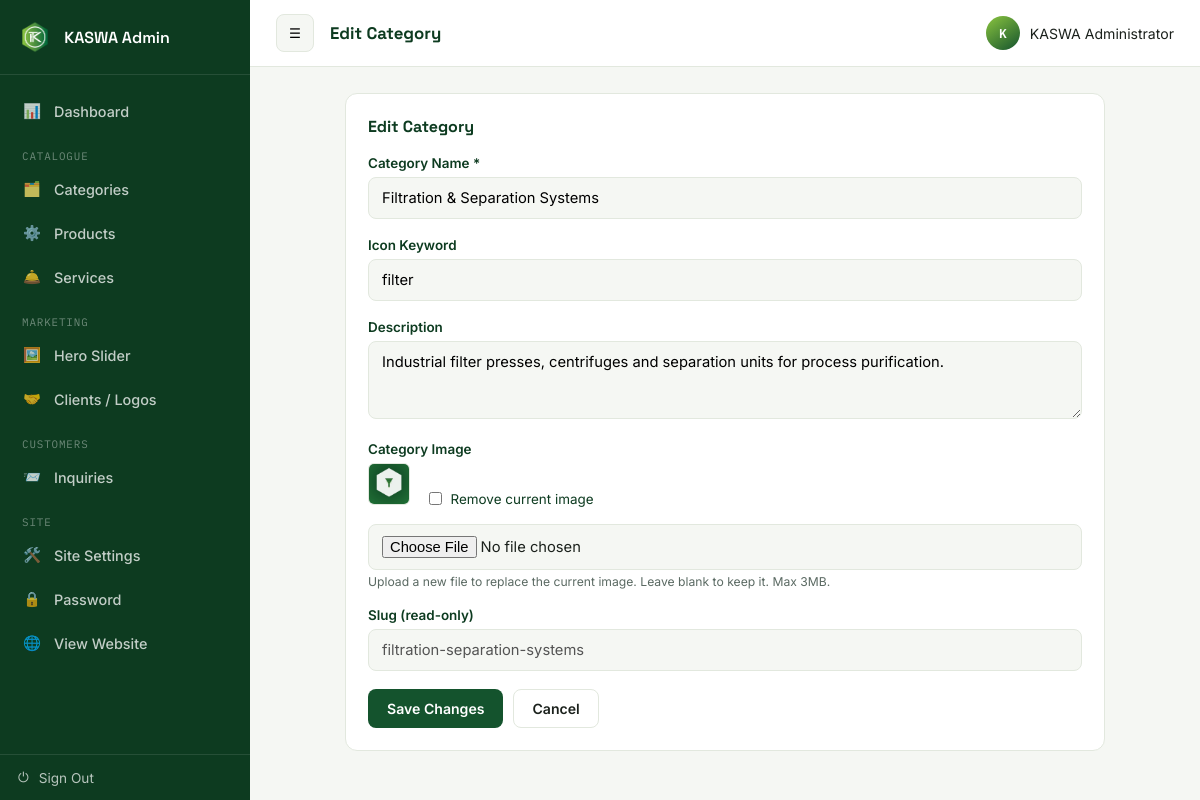
The page /admin/category-edit.php?id=3 (signed in) on the database its author committed.
### tables this page shows
CREATE TABLE `categories` (
  `id` int(11) NOT NULL,
  `name` varchar(150) NOT NULL,
  `slug` varchar(160) NOT NULL,
  `description` text DEFAULT NULL,
  `icon` varchar(100) DEFAULT 'flask',
  `image` varchar(255) DEFAULT NULL,
  `sort_order` int(11) DEFAULT 0,
  `status` tinyint(1) DEFAULT 1,
  `created_at` timestamp NOT NULL DEFAULT current_timestamp()
);

### admin/category-edit.php (the view, shortened to what this page needs)
<?php
require_once __DIR__ . '/includes/auth.php';
$id = (int)($_GET['id'] ?? 0);
$stmt = $pdo->prepare("SELECT * FROM categories WHERE id = ?");
$stmt->execute([$id]);
$category = $stmt->fetch();
require_once __DIR__ . '/includes/page-head.php';
?>
<div class="card card-medium">
    <div class="card-head"><h3>Edit Category</h3></div>
    <form method="post" enctype="multipart/form-data">
        <div class="form-group"><label>Category Name *</label><input type="text" name="name" required value="<?= htmlspecialchars($category['name']) ?>"></div>
        <div class="form-group"><label>Icon Keyword</label><input type="text" name="icon" value="<?= htmlspecialchars($category['icon']) ?>"></div>
        <div class="form-group"><label>Description</label><textarea name="description" rows="3"><?= htmlspecialchars($category['description']) ?></textarea></div>
        <div class="form-group">
            <label>Category Image</label>
            <?php if (!empty($category['image']) && file_exists(__DIR__ . '/../uploads/categories/' . $category['image'])): ?>
                <div style="margin-bottom:10px;">
                    <img class="thumb-sm" src="../uploads/categories/<?= htmlspecialchars($category['image']) ?>" alt="">
                    <label style="display:inline-flex; align-items:center; gap:6px; font-weight:400; margin-left:10px;">
                        <input type="checkbox" name="remove_image" value="1" style="width:auto;"> Remove current image
                    </label>
                </div>
            <?php endif; ?>
            <input type="file" name="image" accept=".jpg,.jpeg,.png,.webp" data-preview="#catImgPreview">
            <p class="hint">Upload a new file to replace the current image. Leave blank to keep it. Max 3MB.</p>
        </div>
        <div class="form-group"><label>Slug (read-only)</label><input type="text" value="<?= htmlspecialchars($category['slug']) ?>" disabled></div>
        <div class="form-actions">
            <button type="submit" class="btn btn-primary">Save Changes</button>
            <a href="categories.php" class="btn btn-outline">Cancel</a>
        </div>
    </form>
</div>
<?php require_once __DIR__ . '/includes/page-foot.php'; ?>

### admin/assets/css/admin.css (style rules this page uses)
:root { --forest: #14532d; --forest-dark: #0d3b20; --leaf: #4d9e35; --lime: #8bc53f; --graphite: #1b211c; --paper: #f5f7f3; --steel: #5b6a63; --steel-light: #e2e8de; --white: #ffffff; --danger: #d1453b; --sidebar-w: 250px; --sidebar-w-collapsed: 76px; --font-display: 'Space Grotesk', sans-serif; --font-body: 'Inter', sans-serif; --font-mono: 'IBM Plex Mono', monospace; }
* { box-sizing: border-box; }
body { margin: 0; font-family: var(--font-body); background: var(--paper); color: var(--graphite); }
a { text-decoration: none; color: inherit; }
h1,h2,h3,h4 { font-family: var(--font-display); margin: 0 0 .4em; }
.btn { display: inline-flex; align-items: center; gap: 7px; padding: 10px 18px; border-radius: 8px; font-weight: 600; font-size: 0.88rem; border: 1px solid transparent; cursor: pointer; font-family: var(--font-body); transition: all .15s ease; }
.btn-primary { background: var(--forest); color: var(--white); }
.btn-outline { border-color: var(--steel-light); background: var(--white); color: var(--graphite); }
.card-medium { max-width: 760px; margin-left: auto; margin-right: auto; }
.card { background: var(--white); border: 1px solid var(--steel-light); border-radius: 12px; padding: 22px; margin-bottom: 22px; }
.card-head { display: flex; align-items: center; justify-content: space-between; margin-bottom: 18px; flex-wrap: wrap; gap: 10px; }
.card-head h3 { font-size: 1rem; color: var(--forest-dark); margin: 0; }
.thumb-sm { width: 42px; height: 42px; border-radius: 6px; object-fit: contain; background: var(--paper); border: 1px solid var(--steel-light); }
.form-group { margin-bottom: 18px; }
.form-group label { display: block; font-size: 0.84rem; font-weight: 600; margin-bottom: 6px; color: var(--forest-dark); }
.form-group .hint { font-size: 0.76rem; color: var(--steel); margin-top: 4px; }
.form-group input, .form-group select, .form-group textarea { width: 100%; padding: 11px 13px; border: 1px solid var(--steel-light); border-radius: 8px; font-family: var(--font-body); font-size: 0.92rem; background: var(--paper); }
.form-actions { display: flex; gap: 10px; margin-top: 6px; }

### rows shown on the page
categories: name "Filtration & Separation Systems", icon "filter", description "Industrial filter presses, centrifuges and separation units for process purification.", image (picture), slug "filtration-separation-systems"

### other values the page prints
$page_title "Edit Category"
substr(admin_name(), 0, 1) "K"
admin_name() "KASWA Administrator"
